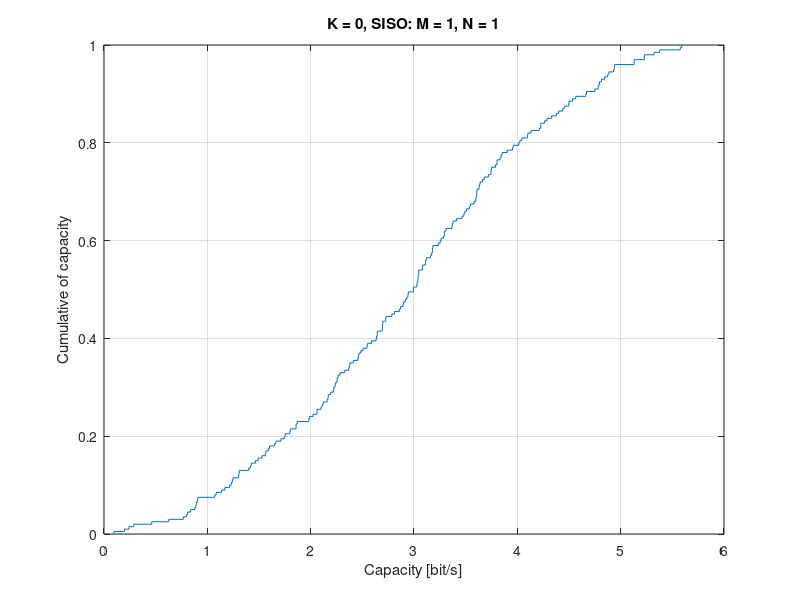

Write the MATLAB code that produced this figure.
% H: N X M?

% H_los: all elements equal to 1

% SNR: N=1 for all antenna -> SNR = P (remember to convert from dB to units)
% to find linear from dB: x = 10^(dB/10)

% dB = 10*log_10(x)

% generate H using randN

% ES 1

% Compute and plot the CDF of capacity for the 
% case of SISO AWGN( K = infinite ?) and SISO Rayleigh fading 
% channel (K=0) at 10 dB SNR.
% SISO -> N = 1, M = 1

% SISO Rayleigh
N = 1;
M = 1;

total_iterations = 200;

Capacities = zeros(1, total_iterations);

for j = 1:total_iterations
    % H must be complex
    H = (1/sqrt(2))* (randn(N, M) + 1i*randn(N, M));
        
    Identity_N = eye(N);
    Identity_M = eye(M);
    
    P = 10;
    Q = (P/M)*Identity_M;
    
    trace_Q = trace(Q);
    
    Capacities(j) = log2(det(Identity_N + H*Q*ctranspose(H)));
end

cdfplot(Capacities)
xlabel("Capacity [bit/s]")
ylabel("Cumulative of capacity")
title('K = 0, SISO: M = 1, N = 1')





